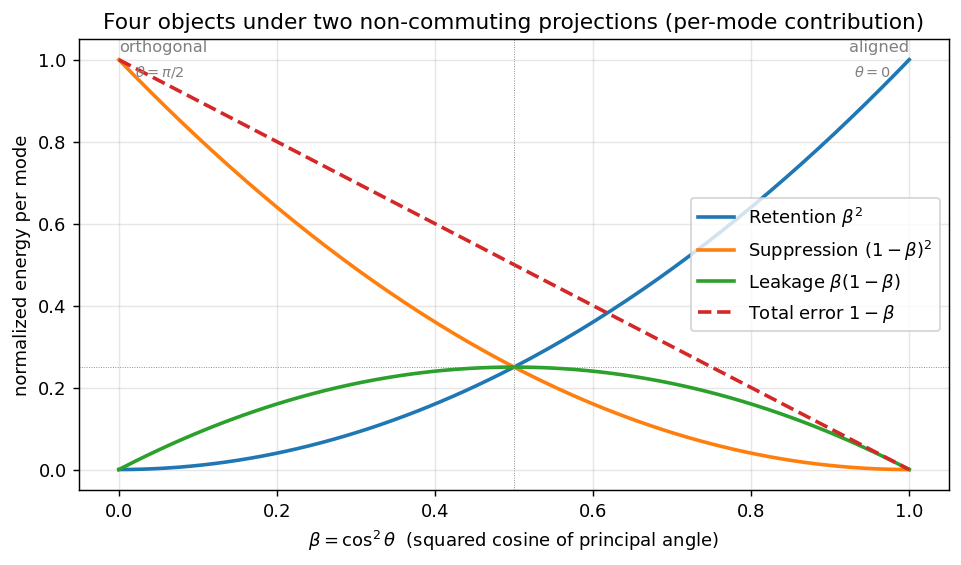

Python code for this plot:
"""
Four-way decomposition under two non-commuting projections.

Setup: P, C orthogonal projections in R^n.  T = PCP|_Range(P) has
eigenvalues beta_j on eigenvectors u_j (orthonormal in Range(P)).

For f = sum_j a_j u_j in Range(P), four objects:
  Retention      |PCf|^2          = sum |a_j|^2 beta_j^2
  Suppression    |Pf - PCf|^2     = sum |a_j|^2 (1-beta_j)^2
  Leakage        |(I-P)Cf|^2      = sum |a_j|^2 beta_j(1-beta_j)
  Total error    |f - Cf|^2       = sum |a_j|^2 (1-beta_j)

Identity: |f - Cf|^2 = |Pf - PCf|^2 + |(I-P)Cf|^2
That is:  (1-beta) = (1-beta)^2 + beta(1-beta)         per mode.

Each object maximized at a different value of beta:
  Retention   at beta=1     (full alignment)
  Suppression at beta=0     (orthogonality)
  Leakage     at beta=0.5   (mid-alignment)
  Total error at beta=0     (orthogonality)
"""
import numpy as np
from pathlib import Path
OUT = Path(__file__).resolve().parent

rng = np.random.default_rng(7)


def random_projection(n, k):
    """Random orthogonal projection of rank k in R^n."""
    A = rng.standard_normal((n, k))
    Q, _ = np.linalg.qr(A)
    return Q @ Q.T


for trial in range(5):
    n = 12
    rank_P = 5
    rank_C = 6

    P = random_projection(n, rank_P)
    C = random_projection(n, rank_C)

    # T = PCP|_Range(P): eigendecomposition restricted to Range(P)
    # First diagonalize P: take columns of an orthonormal basis of Range(P)
    eig_P, V_P = np.linalg.eigh(P)
    range_basis = V_P[:, eig_P > 0.5]   # n x rank_P, columns span Range(P)
    T_in_range = range_basis.T @ C @ range_basis   # rank_P x rank_P, symmetric

    betas, U = np.linalg.eigh(T_in_range)
    eigvecs_in_full = range_basis @ U   # n x rank_P; columns u_j

    # Pick an arbitrary f in Range(P): take random combination of u_j's
    a = rng.standard_normal(rank_P)
    f = eigvecs_in_full @ a

    # The four quantities, computed directly
    Cf = C @ f
    PCf = P @ Cf
    Pf_minus_PCf = f - PCf       # since f in Range(P), Pf = f
    I_minus_P_Cf = Cf - PCf
    f_minus_Cf = f - Cf

    retention = np.linalg.norm(PCf) ** 2
    suppression = np.linalg.norm(Pf_minus_PCf) ** 2
    leakage = np.linalg.norm(I_minus_P_Cf) ** 2
    total_err = np.linalg.norm(f_minus_Cf) ** 2

    # The four formulas in the eigenbasis
    pred_retention = float(np.sum(a ** 2 * betas ** 2))
    pred_suppression = float(np.sum(a ** 2 * (1 - betas) ** 2))
    pred_leakage = float(np.sum(a ** 2 * betas * (1 - betas)))
    pred_total = float(np.sum(a ** 2 * (1 - betas)))

    # Identity check
    identity_residual = total_err - (suppression + leakage)
    formula_residual = pred_total - (pred_suppression + pred_leakage)

    print(f"Trial {trial+1}: betas = {np.round(betas, 3)}")
    print(f"  retention    : direct {retention:.6f}, formula {pred_retention:.6f}  diff {retention-pred_retention:+.2e}")
    print(f"  suppression  : direct {suppression:.6f}, formula {pred_suppression:.6f}  diff {suppression-pred_suppression:+.2e}")
    print(f"  leakage      : direct {leakage:.6f}, formula {pred_leakage:.6f}  diff {leakage-pred_leakage:+.2e}")
    print(f"  total error  : direct {total_err:.6f}, formula {pred_total:.6f}  diff {total_err-pred_total:+.2e}")
    print(f"  identity   |f-Cf|^2 = |Pf-PCf|^2 + |(I-P)Cf|^2 :  residual {identity_residual:+.2e}")
    print(f"  formulas   (1-b) = (1-b)^2 + b(1-b)            :  residual {formula_residual:+.2e}")
    print()

# Visualize the four objects across beta
import matplotlib.pyplot as plt

beta = np.linspace(0, 1, 200)
fig, ax = plt.subplots(figsize=(7.5, 4.5))
ax.plot(beta, beta ** 2, label=r"Retention $\beta^2$", lw=2)
ax.plot(beta, (1 - beta) ** 2, label=r"Suppression $(1-\beta)^2$", lw=2)
ax.plot(beta, beta * (1 - beta), label=r"Leakage $\beta(1-\beta)$", lw=2)
ax.plot(beta, 1 - beta, label=r"Total error $1-\beta$", lw=2, ls="--")
ax.axvline(0.5, color="grey", lw=0.5, ls=":")
ax.axhline(0.25, color="grey", lw=0.5, ls=":")
ax.set_xlabel(r"$\beta = \cos^2\theta$  (squared cosine of principal angle)")
ax.set_ylabel("normalized energy per mode")
ax.set_title("Four objects under two non-commuting projections (per-mode contribution)")
ax.legend(loc="center right", fontsize=10)
ax.grid(alpha=0.3)
ax.text(0.0, 1.02, r"orthogonal", fontsize=9, color="grey", ha="left")
ax.text(1.0, 1.02, r"aligned", fontsize=9, color="grey", ha="right")
ax.text(0.02, 0.96, r"$\theta=\pi/2$", fontsize=8, color="grey")
ax.text(0.93, 0.96, r"$\theta=0$", fontsize=8, color="grey")
plt.tight_layout()
plt.savefig(str(OUT / "four_way_decomposition.png"), dpi=130, bbox_inches="tight")
print(f"Saved figure: {OUT / 'four_way_decomposition.png'}")
